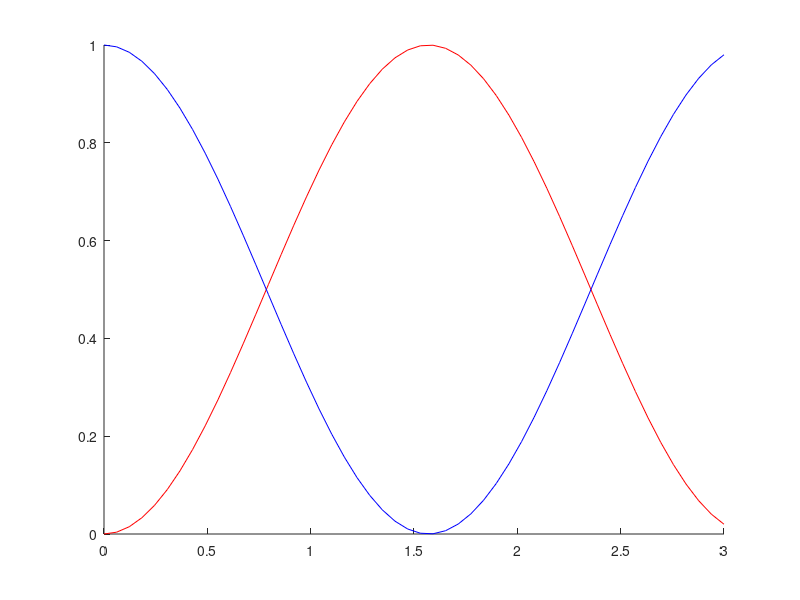

MATLAB code for this plot:
%
%      Expectation values of a
%      single 2-Level system
%
%


% Operator formulation
a_p = [0 0; 1 0];
a_m = [0 1; 0 0];
b_p = [0 0; 1 0];
b_m = [0 1; 0 0];

% Tensor product operator
H_m = kron(a_p, b_m) + kron(a_m, b_p);

% Unitary evolution operator
U = @(t, H) (expm(-1i * H * t));

% Number operators
N_a = kron(eye(2), a_p * a_m);
N_b = kron(b_p * b_m, eye(2));

% State
a0 = [0; 1];
b0 = [1; 0];
x0 = kron(a0, b0);

% Create a series of evolved states
gt_steps = 50;
t_space = linspace(0, 3.0, gt_steps);
Na = zeros(gt_steps, 1);
Nb = zeros(gt_steps, 1);
for i = 1:gt_steps
    t = t_space(i);
    x = U(t, H_m) * x0;
    Na(i) = ctranspose(x) * N_a * x;
    Nb(i) = ctranspose(x) * N_b * x;
end

figure(1);
hold on;
plot(t_space, Na, 'r');
plot(t_space, Nb, 'b');
